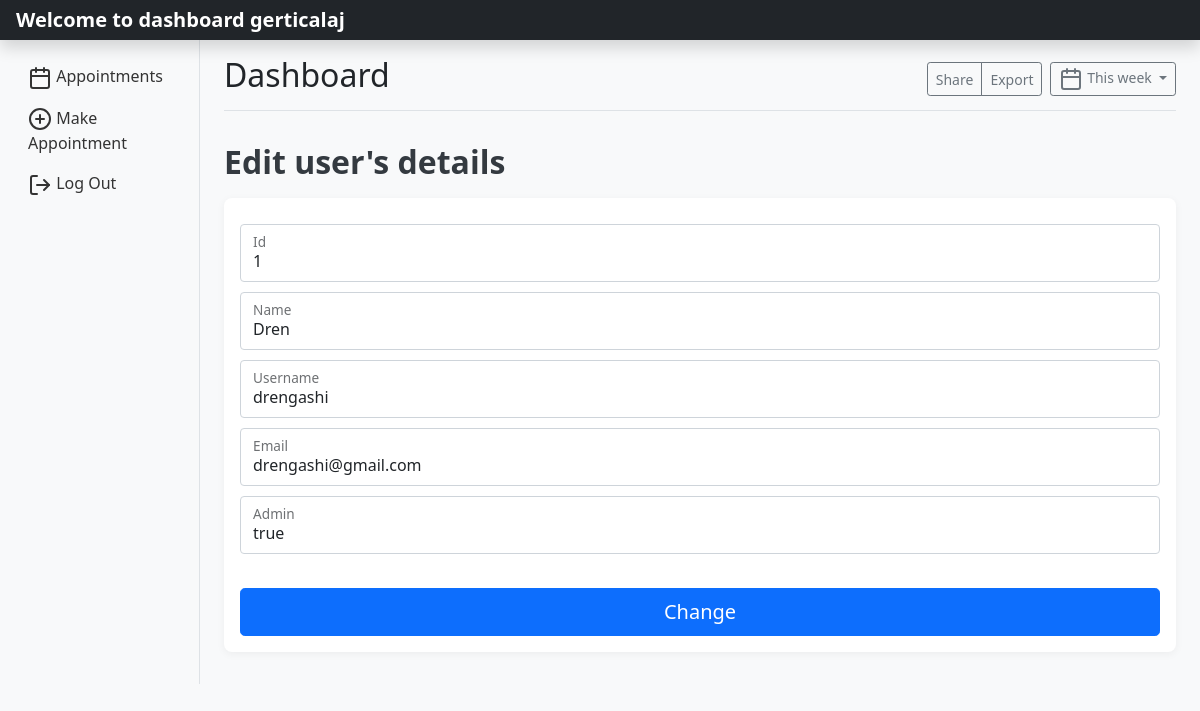
/editUsers.php?id=1 (signed in), run on the app's committed database.
### tables this page shows
CREATE TABLE `users` (
  `id` int(11) NOT NULL,
  `name` varchar(255) DEFAULT NULL,
  `username` varchar(255) DEFAULT NULL,
  `email` varchar(255) DEFAULT NULL,
  `password` varchar(255) DEFAULT NULL,
  `confirm_password` varchar(255) DEFAULT NULL,
  `is_admin` varchar(255) DEFAULT NULL
);

### editUsers.php (the view, shortened to what this page needs)
<?php
   include_once('database/config.php');
   $id = $_GET['id'];
   $sql = "SELECT * FROM users WHERE id=:id";
   $selectUser = $conn->prepare($sql);
   $selectUser->bindParam(':id', $id);
   $selectUser->execute();
   $user_data = $selectUser->fetch();
 ?>
 <!DOCTYPE html>
 <html>
 <head>
 	<link href="https://cdn.jsdelivr.net/npm/bootstrap@5.1.3/dist/css/bootstrap.min.css" rel="stylesheet">
 </head>
 <body>
 <header class="navbar navbar-dark sticky-top bg-dark flex-md-nowrap p-0 shadow">
  <a class="navbar-brand col-md-3 col-lg-2 me-0 px-3" href="#"><?php echo "Welcome to dashboard ".$_SESSION['username']; ?></a>
</header>
<div class="container-fluid">
  <div class="row">
    <nav id="sidebarMenu" class="col-md-3 col-lg-2 d-md-block bg-light sidebar collapse">
      <div class="position-sticky pt-3">
        <ul class="nav flex-column">
          <?php if ($_SESSION['is_admin'] == 'true') { ?>
                <li class="nav-item"><a class="nav-link active" href="dashboard.php"><span data-feather="home"></span> Dashboard</a></li>
                <li class="nav-item"><a class="nav-link" href="appointments.php"><i data-feather="calendar"></i> Appointments</a></li>
                <li class="nav-item"><a class="nav-link" href="workOnCar.php"><i data-feather="bar-chart-2"></i> Car Info</a></li>
                <li class="nav-item"><a class="nav-link" href="finishedCars.php"><i data-feather="check-square"></i> Finished Cars</a></li>
                <li class="nav-item"><a class="nav-link" href="logout.php"><i data-feather="log-out"></i> Log Out</a></li>
            <?php } else { ?>
                <li class="nav-item"><a class="nav-link" href="appointments.php"><i data-feather="calendar"></i> Appointments</a></li>
                <li class="nav-item"><a class="nav-link" href="makeAppointment.php"><i data-feather="plus-circle"></i> Make Appointment</a></li>
                <li class="nav-item"><a class="nav-link" href="logout.php"><i data-feather="log-out"></i> Log Out</a></li>
            <?php } ?>
        </ul>
      </div>
    </nav>
    <main class="col-md-9 ms-sm-auto col-lg-10 px-md-4">
      <div class="d-flex justify-content-between flex-wrap flex-md-nowrap align-items-center pt-3 pb-2 mb-3 border-bottom">
        <h1 class="h2">Dashboard</h1>
        <div class="btn-toolbar mb-2 mb-md-0">
          <div class="btn-group me-2">
            <button type="button" class="btn btn-sm btn-outline-secondary">Share</button>
            <button type="button" class="btn btn-sm btn-outline-secondary">Export</button>
          </div>
          <button type="button" class="btn btn-sm btn-outline-secondary dropdown-toggle">
            <span data-feather="calendar"></span>
            This week
          </button>
        </div>
      </div>
      <h2>Edit user's details</h2>
      <div class="table-responsive">
        <form action="updateUsers.php" method="post">
        <div class="form-floating">
          <input type="number" class="form-control" id="floatingInput" placeholder="Id" name="id" value="<?php echo  $user_data['id'] ?>">
          <label for="floatingInput">Id</label>
        </div>
        <div class="form-floating">
          <input type="text" class="form-control" id="floatingInput" placeholder="Name" name="name" value="<?php echo  $user_data['name'] ?>">
          <label for="floatingInput">Name</label>
        </div>
        <div class="form-floating">
          <input type="text" class="form-control" id="floatingInput" placeholder="Username" name="username" value="<?php echo  $user_data['username'] ?>">
          <label for="floatingInput">Username</label>
        </div>
        <div class="form-floating">
          <input type="email" class="form-control" id="floatingInput" placeholder="Email" name="email" value="<?php echo  $user_data['email'] ?>">
          <label for="floatingInput">Email</label>
        </div>
        <div class="form-floating">
          <input type="email" class="form-control" id="floatingInput" placeholder="Admin" name="is_admin" value="<?php echo  $user_data['is_admin'] ?>">
          <label for="floatingInput">Admin</label>
        </div>
        <br>
        <button class="w-100 btn btn-lg btn-primary" type="submit" name="submit">Change</button>
      </form>
      </div>
    </main>
  </div>
</div>
  </body>
</html>
 </body>
 </html>

### editUsers.php (style rules this page uses)
body { background-color: #f8f9fa; font-family: 'Segoe UI', Tahoma, Geneva, Verdana, sans-serif; }
.navbar-brand { font-weight: bold; }
.nav-link { color: #333; transition: all 0.3s; }
h2 { margin-top: 2rem; margin-bottom: 1rem; font-weight: 600; color: #343a40; }
.sidebar { background-color: #f1f3f5; border-right: 1px solid #dee2e6; }
.table-responsive { box-shadow: 0 2px 8px rgba(0,0,0,0.05); background-color: white; border-radius: 8px; padding: 1rem; margin-bottom: 2rem; }
.form-floating { margin: 10px 0; }

### data on the page
users: id "1", name "Dren", username "drengashi", email "drengashi@gmail.com", is_admin "true"

### other printed values
$_SESSION['username'] "gerticalaj"
